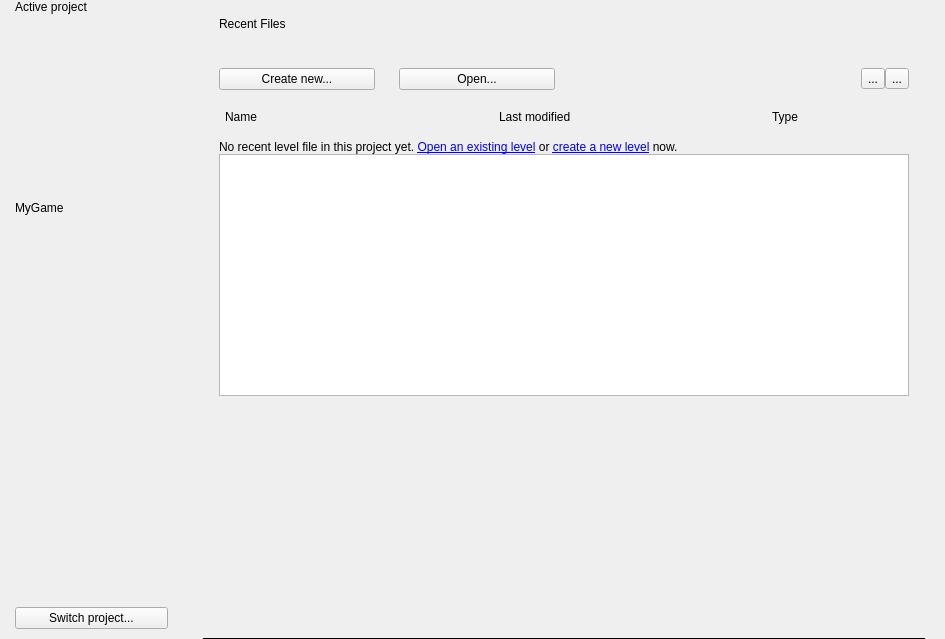
<?xml version="1.0" encoding="UTF-8"?>
<ui version="4.0">
 <class>WelcomeScreenDialog</class>
 <widget class="QWidget" name="WelcomeScreenDialog">
  <property name="enabled">
   <bool>true</bool>
  </property>
  <property name="geometry">
   <rect>
    <x>0</x>
    <y>0</y>
    <width>945</width>
    <height>639</height>
   </rect>
  </property>
  <property name="sizePolicy">
   <sizepolicy hsizetype="Fixed" vsizetype="Fixed">
    <horstretch>0</horstretch>
    <verstretch>0</verstretch>
   </sizepolicy>
  </property>
  <property name="minimumSize">
   <size>
    <width>945</width>
    <height>639</height>
   </size>
  </property>
  <property name="maximumSize">
   <size>
    <width>945</width>
    <height>639</height>
   </size>
  </property>
  <property name="focusPolicy">
   <enum>Qt::TabFocus</enum>
  </property>
  <property name="windowTitle">
   <string>Welcome to Dusk Engine</string>
  </property>
  <property name="styleSheet">
   <string notr="true"/>
  </property>
  <layout class="QVBoxLayout" name="verticalLayout">
   <property name="spacing">
    <number>0</number>
   </property>
   <property name="leftMargin">
    <number>0</number>
   </property>
   <property name="topMargin">
    <number>0</number>
   </property>
   <property name="rightMargin">
    <number>0</number>
   </property>
   <property name="bottomMargin">
    <number>0</number>
   </property>
   <item>
    <layout class="QHBoxLayout" name="bodyContainer">
     <property name="spacing">
      <number>0</number>
     </property>
     <property name="leftMargin">
      <number>0</number>
     </property>
     <property name="topMargin">
      <number>0</number>
     </property>
     <property name="rightMargin">
      <number>0</number>
     </property>
     <property name="bottomMargin">
      <number>0</number>
     </property>
     <item>
      <widget class="QWidget" name="articleViewContainerRoot" native="true">
       <property name="sizePolicy">
        <sizepolicy hsizetype="Fixed" vsizetype="Preferred">
         <horstretch>0</horstretch>
         <verstretch>0</verstretch>
        </sizepolicy>
       </property>
       <property name="minimumSize">
        <size>
         <width>183</width>
         <height>0</height>
        </size>
       </property>
       <property name="maximumSize">
        <size>
         <width>183</width>
         <height>16777215</height>
        </size>
       </property>
       <layout class="QVBoxLayout" name="newsContainerLayout">
        <property name="spacing">
         <number>0</number>
        </property>
        <property name="leftMargin">
         <number>0</number>
        </property>
        <property name="topMargin">
         <number>0</number>
        </property>
        <property name="rightMargin">
         <number>0</number>
        </property>
        <property name="bottomMargin">
         <number>10</number>
        </property>
        <item>
         <layout class="QHBoxLayout" name="horizontalLayout">
          <property name="leftMargin">
           <number>15</number>
          </property>
          <item>
           <layout class="QVBoxLayout" name="verticalLayout_2">
            <property name="spacing">
             <number>10</number>
            </property>
            <property name="leftMargin">
             <number>0</number>
            </property>
            <item>
             <widget class="QLabel" name="currentProjectLabel">
              <property name="sizePolicy">
               <sizepolicy hsizetype="Preferred" vsizetype="Preferred">
                <horstretch>0</horstretch>
                <verstretch>0</verstretch>
               </sizepolicy>
              </property>
              <property name="text">
               <string>Active project</string>
              </property>
             </widget>
            </item>
            <item>
             <widget class="QLabel" name="activeProjectIcon">
              <property name="sizePolicy">
               <sizepolicy hsizetype="Fixed" vsizetype="Fixed">
                <horstretch>0</horstretch>
                <verstretch>0</verstretch>
               </sizepolicy>
              </property>
              <property name="minimumSize">
               <size>
                <width>126</width>
                <height>167</height>
               </size>
              </property>
              <property name="maximumSize">
               <size>
                <width>126</width>
                <height>167</height>
               </size>
              </property>
              <property name="text">
               <string/>
              </property>
              <property name="alignment">
               <set>Qt::AlignHCenter | Qt::AlignVCenter</set>
              </property>
             </widget>
            </item>
            <item>
             <widget class="QLabel" name="currentProjectName">
              <property name="text">
               <string>MyGame</string>
              </property>
             </widget>
            </item>
           </layout>
          </item>
         </layout>
        </item>
        <item>
         <spacer name="verticalSpacer_3">
          <property name="orientation">
           <enum>Qt::Vertical</enum>
          </property>
          <property name="sizeHint" stdset="0">
           <size>
            <width>20</width>
            <height>40</height>
           </size>
          </property>
         </spacer>
        </item>
        <item>
         <layout class="QHBoxLayout" name="horizontalLayout_2">
          <property name="leftMargin">
           <number>15</number>
          </property>
          <property name="rightMargin">
           <number>15</number>
          </property>
          <item>
           <widget class="QPushButton" name="switchProjectButton">
            <property name="text">
             <string>Switch project...</string>
            </property>
           </widget>
          </item>
         </layout>
        </item>
       </layout>
      </widget>
     </item>
     <item>
      <widget class="QWidget" name="levelViewFTUEContainer" native="true">
       <property name="sizePolicy">
        <sizepolicy hsizetype="Fixed" vsizetype="Preferred">
         <horstretch>0</horstretch>
         <verstretch>0</verstretch>
        </sizepolicy>
       </property>
       <property name="minimumSize">
        <size>
         <width>762</width>
         <height>0</height>
        </size>
       </property>
       <property name="maximumSize">
        <size>
         <width>762</width>
         <height>16777215</height>
        </size>
       </property>
       <layout class="QVBoxLayout" name="verticalLayout_12">
        <property name="spacing">
         <number>0</number>
        </property>
        <property name="leftMargin">
         <number>20</number>
        </property>
        <property name="topMargin">
         <number>0</number>
        </property>
        <property name="rightMargin">
         <number>20</number>
        </property>
        <property name="bottomMargin">
         <number>0</number>
        </property>
        <item alignment="Qt::AlignTop">
         <widget class="QWidget" name="levelViewContainer" native="true">
          <layout class="QVBoxLayout" name="verticalLayout_3">
           <property name="spacing">
            <number>0</number>
           </property>
           <property name="leftMargin">
            <number>16</number>
           </property>
           <property name="topMargin">
            <number>0</number>
           </property>
           <property name="rightMargin">
            <number>16</number>
           </property>
           <property name="bottomMargin">
            <number>0</number>
           </property>
           <item>
            <widget class="QLabel" name="openALevelLabel">
             <property name="minimumSize">
              <size>
               <width>0</width>
               <height>48</height>
              </size>
             </property>
             <property name="maximumSize">
              <size>
               <width>16777215</width>
               <height>48</height>
              </size>
             </property>
             <property name="text">
              <string>Recent Files</string>
             </property>
             <property name="indent">
              <number>-1</number>
             </property>
             <property name="fontStyle" stdset="0">
              <string>sectionTitle</string>
             </property>
            </widget>
           </item>
           <item>
            <widget class="QWidget" name="levelViewListContainer" native="true">
             <layout class="QVBoxLayout" name="levelViewListContainer_layout">
              <property name="spacing">
               <number>0</number>
              </property>
              <property name="leftMargin">
               <number>16</number>
              </property>
              <property name="topMargin">
               <number>0</number>
              </property>
              <property name="rightMargin">
               <number>0</number>
              </property>
              <property name="bottomMargin">
               <number>0</number>
              </property>
             </layout>
            </widget>
           </item>
           <item>
            <spacer name="verticalSpacer">
             <property name="orientation">
              <enum>Qt::Vertical</enum>
             </property>
             <property name="sizeType">
              <enum>QSizePolicy::Fixed</enum>
             </property>
             <property name="sizeHint" stdset="0">
              <size>
               <width>20</width>
               <height>20</height>
              </size>
             </property>
            </spacer>
           </item>
           <item>
            <widget class="QWidget" name="horizontalWidget" native="true">
             <property name="sizePolicy">
              <sizepolicy hsizetype="Preferred" vsizetype="Fixed">
               <horstretch>0</horstretch>
               <verstretch>0</verstretch>
              </sizepolicy>
             </property>
             <layout class="QHBoxLayout" name="levelControlContainer">
              <property name="spacing">
               <number>0</number>
              </property>
              <property name="leftMargin">
               <number>0</number>
              </property>
              <property name="topMargin">
               <number>0</number>
              </property>
              <property name="rightMargin">
               <number>0</number>
              </property>
              <property name="bottomMargin">
               <number>0</number>
              </property>
              <item>
               <widget class="QPushButton" name="newLevelButton">
                <property name="sizePolicy">
                 <sizepolicy hsizetype="Fixed" vsizetype="Fixed">
                  <horstretch>0</horstretch>
                  <verstretch>0</verstretch>
                 </sizepolicy>
                </property>
                <property name="minimumSize">
                 <size>
                  <width>156</width>
                  <height>0</height>
                 </size>
                </property>
                <property name="maximumSize">
                 <size>
                  <width>156</width>
                  <height>16777215</height>
                 </size>
                </property>
                <property name="text">
                 <string>Create new...</string>
                </property>
               </widget>
              </item>
              <item>
               <spacer name="horizontalSpacer">
                <property name="orientation">
                 <enum>Qt::Horizontal</enum>
                </property>
                <property name="sizeType">
                 <enum>QSizePolicy::Fixed</enum>
                </property>
                <property name="sizeHint" stdset="0">
                 <size>
                  <width>24</width>
                  <height>0</height>
                 </size>
                </property>
               </spacer>
              </item>
              <item>
               <widget class="QPushButton" name="openLevelButton">
                <property name="minimumSize">
                 <size>
                  <width>156</width>
                  <height>0</height>
                 </size>
                </property>
                <property name="maximumSize">
                 <size>
                  <width>156</width>
                  <height>16777215</height>
                 </size>
                </property>
                <property name="text">
                 <string>Open...</string>
                </property>
               </widget>
              </item>
              <item>
               <spacer name="horizontalSpacer_2">
                <property name="orientation">
                 <enum>Qt::Horizontal</enum>
                </property>
                <property name="sizeHint" stdset="0">
                 <size>
                  <width>40</width>
                  <height>20</height>
                 </size>
                </property>
               </spacer>
              </item>
              <item>
               <widget class="QToolButton" name="objectListButton">
                <property name="text">
                 <string>...</string>
                </property>
                <property name="icon">
                 <iconset resource="../../../Framework/AzQtComponents/AzQtComponents/Components/resources.qrc">
                  <normaloff>:/stylesheet/img/UI20/toolbar/Object_list.svg</normaloff>:/stylesheet/img/UI20/toolbar/Object_list.svg</iconset>
                </property>
                <property name="iconSize">
                 <size>
                  <width>24</width>
                  <height>24</height>
                 </size>
                </property>
               </widget>
              </item>
              <item>
               <widget class="QToolButton" name="gridButton">
                <property name="text">
                 <string>...</string>
                </property>
                <property name="icon">
                 <iconset resource="../../../Framework/AzQtComponents/AzQtComponents/Components/resources.qrc">
                  <normaloff>:/stylesheet/img/UI20/toolbar/Grid.svg</normaloff>:/stylesheet/img/UI20/toolbar/Grid.svg</iconset>
                </property>
                <property name="iconSize">
                 <size>
                  <width>24</width>
                  <height>24</height>
                 </size>
                </property>
               </widget>
              </item>
             </layout>
            </widget>
           </item>
           <item>
            <spacer name="verticalSpacer_2">
             <property name="orientation">
              <enum>Qt::Vertical</enum>
             </property>
             <property name="sizeType">
              <enum>QSizePolicy::Fixed</enum>
             </property>
             <property name="sizeHint" stdset="0">
              <size>
               <width>20</width>
               <height>20</height>
              </size>
             </property>
            </spacer>
           </item>
           <item>
            <layout class="QHBoxLayout" name="horizontalLayout_3" stretch="2,2,1">
             <property name="leftMargin">
              <number>6</number>
             </property>
             <item>
              <widget class="QLabel" name="nameLabel">
               <property name="text">
                <string>Name</string>
               </property>
              </widget>
             </item>
             <item>
              <widget class="QLabel" name="modifiedLabel">
               <property name="text">
                <string>Last modified</string>
               </property>
              </widget>
             </item>
             <item>
              <widget class="QLabel" name="typeLabel">
               <property name="text">
                <string>Type</string>
               </property>
              </widget>
             </item>
            </layout>
           </item>
          </layout>
         </widget>
        </item>
        <item>
         <layout class="QVBoxLayout" name="verticalLayout_7" stretch="0,0,0">
          <property name="leftMargin">
           <number>16</number>
          </property>
          <property name="topMargin">
           <number>16</number>
          </property>
          <property name="rightMargin">
           <number>16</number>
          </property>
          <item>
           <widget class="QLabel" name="levelFileLabel">
            <property name="enabled">
             <bool>true</bool>
            </property>
            <property name="sizePolicy">
             <sizepolicy hsizetype="Preferred" vsizetype="Preferred">
              <horstretch>0</horstretch>
              <verstretch>0</verstretch>
             </sizepolicy>
            </property>
            <property name="text">
             <string>No recent level file in this project yet. &lt;a href=&quot;Open&quot;&gt;Open an existing level&lt;/a&gt; or &lt;a href=&quot;Create&quot;&gt;create a new level&lt;/a&gt; now.</string>
            </property>
            <property name="textFormat">
             <enum>Qt::RichText</enum>
            </property>
            <property name="alignment">
             <set>Qt::AlignLeading|Qt::AlignLeft|Qt::AlignVCenter</set>
            </property>
           </widget>
          </item>
          <item>
           <widget class="QTableWidget" name="recentLevelTable">
            <property name="enabled">
             <bool>true</bool>
            </property>
            <property name="sizePolicy">
             <sizepolicy hsizetype="Expanding" vsizetype="MinimumExpanding">
              <horstretch>0</horstretch>
              <verstretch>0</verstretch>
             </sizepolicy>
            </property>
            <property name="styleSheet">
             <string notr="true"/>
            </property>
            <property name="horizontalScrollBarPolicy">
             <enum>Qt::ScrollBarAlwaysOff</enum>
            </property>
            <property name="columnCount">
             <number>3</number>
            </property>
            <attribute name="horizontalHeaderVisible">
             <bool>false</bool>
            </attribute>
            <attribute name="horizontalHeaderStretchLastSection">
             <bool>false</bool>
            </attribute>
            <attribute name="verticalHeaderVisible">
             <bool>false</bool>
            </attribute>
            <attribute name="verticalHeaderMinimumSectionSize">
             <number>1</number>
            </attribute>
            <attribute name="verticalHeaderDefaultSectionSize">
             <number>48</number>
            </attribute>
            <attribute name="verticalHeaderHighlightSections">
             <bool>false</bool>
            </attribute>
            <attribute name="verticalHeaderStretchLastSection">
             <bool>false</bool>
            </attribute>
            <column/>
            <column/>
            <column/>
           </widget>
          </item>
          <item>
           <spacer name="verticalSpacer_4">
            <property name="orientation">
             <enum>Qt::Vertical</enum>
            </property>
            <property name="sizeHint" stdset="0">
             <size>
              <width>20</width>
              <height>40</height>
             </size>
            </property>
           </spacer>
          </item>
         </layout>
        </item>
        <item>
         <widget class="Line" name="line_4">
          <property name="maximumSize">
           <size>
            <width>16777215</width>
            <height>1</height>
           </size>
          </property>
          <property name="styleSheet">
           <string notr="true">color: &quot;black&quot;</string>
          </property>
          <property name="frameShadow">
           <enum>QFrame::Plain</enum>
          </property>
          <property name="lineWidth">
           <number>0</number>
          </property>
          <property name="orientation">
           <enum>Qt::Horizontal</enum>
          </property>
         </widget>
        </item>
       </layout>
      </widget>
     </item>
    </layout>
   </item>
  </layout>
 </widget>
 <resources>
  <include location="WelcomeScreenDialog.qrc"/>
  <include location="../../../Framework/AzQtComponents/AzQtComponents/Components/resources.qrc"/>
 </resources>
 <connections/>
</ui>
